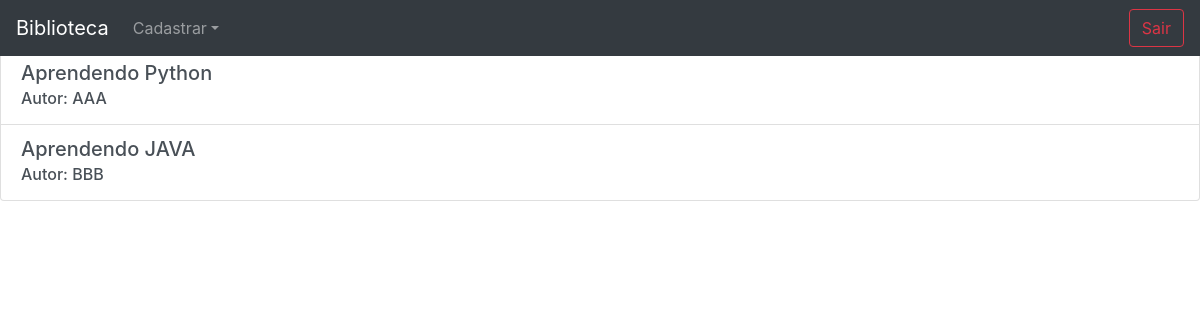
Before: /home/ (signed in) with the older database file.
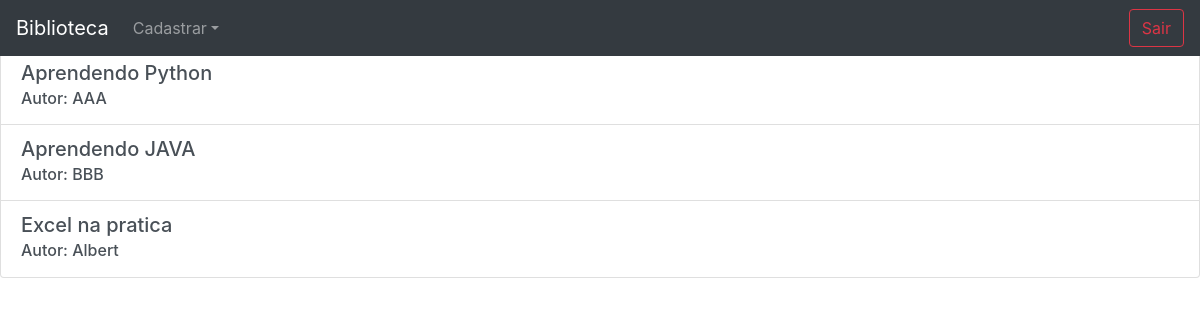
After: the same page with the newer database file.
### livro/models.py (models this page shows, shortened)
class Livro(models.Model):
    nome_livro = models.CharField(max_length=50)
    autor = models.CharField(max_length=50)
    co_autor = models.CharField(max_length=50, blank=True, null=True)
    categoria = models.ForeignKey(Categoria, on_delete=models.DO_NOTHING)
    data_cadastro = models.DateField(default=date.today)
    usuario = models.ForeignKey(Usuario, on_delete=models.DO_NOTHING)

### livro/views.py (the view)
# urls.py: 2. Add a URL to urlpatterns:  path('', views.home, name='home')
def home(request):
    if request.session.get('usuario'):
        livros = Livro.objects.filter(usuario=request.session.get('usuario'))
        status = request.GET.get('status')
        return render(request, 'home.html', {'livros':livros,
                                             'status':status,
                                             'usuario_logado':request.session.get('usuario'),})
    else:
        return redirect('/auth/login/')

### livro/templates/home.html (shortened to what this page needs)
{% extends 'base.html' %}
{% block body %}
    <div class="list-group">
        {% for livro in livros %}
            <a href="{% url 'ver_livro' livro.id %}" class="list-group-item list-group-item-action flex-column align-items-start">
                <div class="d-flex w-100 justify-content-between">
                    <h5 class="mb-1">{{livro.nome_livro}}</h5>
                </div>
                <h6 class="mb-1">Autor: {{livro.autor}}</h6>
            </a>
        {% endfor %}
    </div>
{% endblock %}

### templates/base.html (shortened to what this page needs)
<html lang="pt-BR">
<head>
    <link rel="stylesheet" href="https://stackpath.bootstrapcdn.com/bootstrap/4.5.0/css/bootstrap.min.css"
>
    {% if usuario_logado %}
        <nav class="navbar navbar-expand-md navbar-dark fixed-top bg-dark">
            <a class="navbar-brand" href="{% url 'home' %}">Biblioteca</a>
            <div class="collapse navbar-collapse" id="navbarsExampleDefault">
                <ul class="navbar-nav mr-auto">
                    <li class="nav-item dropdown">
                        <a class="nav-link dropdown-toggle" href="#" id="dropdown01" data-toggle="dropdown" aria-haspopup="true"
                            aria-expanded="false">Cadastrar</a>
                    </li>
                </ul>
                <form action="{% url 'sair' %}" class="form-inline my-2 my-lg-0">
                    <button class="btn btn-outline-danger my-2 my-sm-0" type="submit">Sair</button>
                </form>
            </div>
        </nav>
        <br>
        <br>
    {% endif %}
</head>
<body>
    {% block body %}
    {% endblock %}
</body>
</html>

Changed rows visible on the page:
added Livro: nome_livro "Excel na pratica", autor "Albert"
